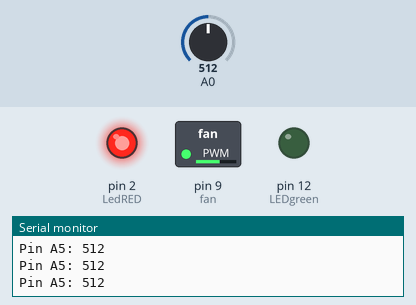
Simulated run of this sketch. Board: Arduino Uno, built with avr-gcc and run on an emulated ATmega328P. Parts: switched loads named in the sketch (green lamp = pin HIGH), output pins drawn as LEDs (lit = HIGH), the last lines printed to the serial monitor. The inputs (shaded band) are chosen by the test bench; at power-on: A0 = 512.

Above: at 1.3 s.
1.4 s: A0 set to 306
At 1.9 s:
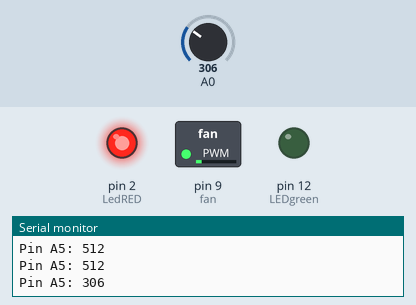
3.0 s: A0 set to 215
4.5 s: A0 set to 185
At 5.5 s:
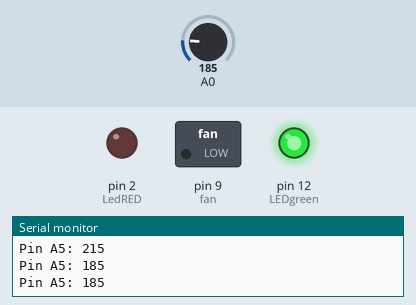
Timing chart, 0 to 7.5 s (numbered marks = the images above; inputs shaded):
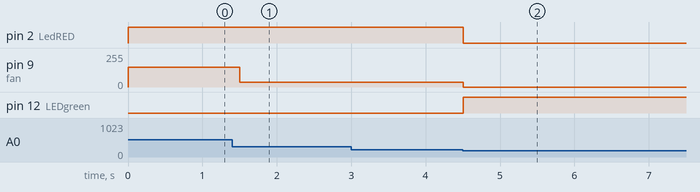

The sketch:

mq-2.ino
```cpp
#include <MQ2.h>

#define LedRED  2  //ขา led
#define LEDgreen  12 //ขา led

int fan = 9;       // the pin where fan is
int smokeMin = 300;   // the temperature to start the fan
int smokeMax = 700;   // the maximum temperature when fan is at 100%
int fanSpeed;

int smokeA5; //A5
int sensorThres = 200;  //ตั้ง ค่าความหนาของตวัน แก๊ส ก๊าซที่ 400


void setup() {
  pinMode(fan, OUTPUT);
  pinMode(LedRED, OUTPUT);
  pinMode(LEDgreen, OUTPUT);
  pinMode(smokeA5, INPUT);
  Serial.begin(9600);
}

void loop() {
  int analogSensor = analogRead(smokeA5);
  Serial.print("Pin A5: ");
  Serial.println(analogSensor);


  if (analogSensor < 200)  {
    fanSpeed = 0; // fan is not spinning
    digitalWrite(fan, LOW);
    digitalWrite(LedRED, LOW);
    digitalWrite(LEDgreen, HIGH);
  }

  if ((analogSensor >= smokeMin)&& (analogSensor <= smokeMax))  {
    fanSpeed = map(analogSensor, smokeMin, smokeMax, 32, 255); // the actual speed of fan
      analogWrite(fan, fanSpeed); // spin the fan at the fanSpeed spe
    digitalWrite(LedRED, HIGH);
    digitalWrite(LEDgreen, LOW);
  }
  delay(500);
}
```

Measured:
- the behaviour switches between 200 and 199 on A0 (found by bisection; images 1 and 2)
- after the input at 1.4 s, pin 9 (fan): 150/255 → 35/255 after 0.10 s
- after the input at 4.5 s, pin 2 (LedRED): HIGH → LOW at once; pin 9 (fan): 35/255 → 0/255 at once; pin 12 (LEDgreen): LOW → HIGH at once
